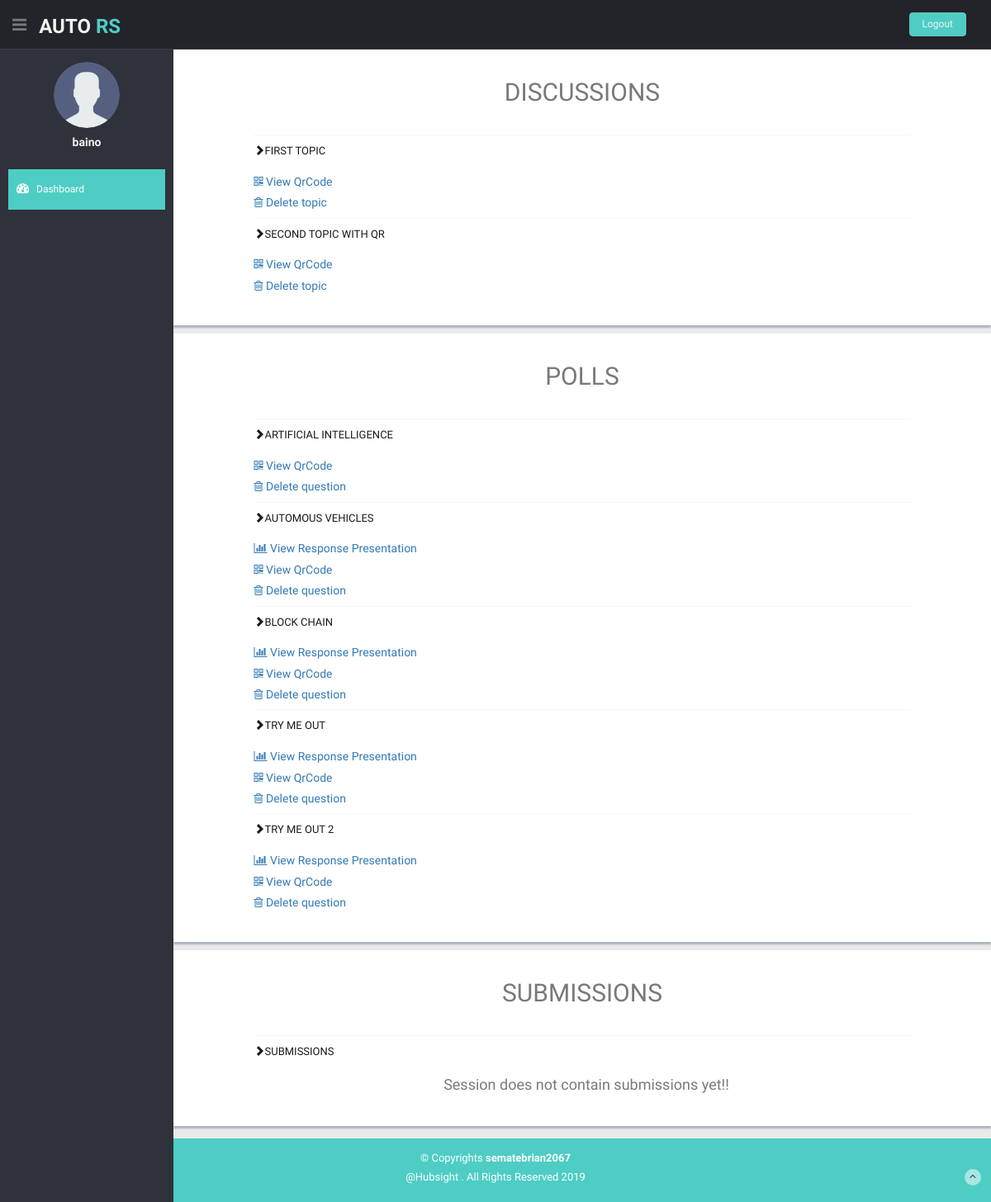
/moderator/session/2/details/ (signed in), run on the app's committed database.
### Ars/models.py (models this page shows)
class Topic(models.Model):
    topic_name = models.CharField(max_length=250, null=False)
    session = models.ForeignKey(Session, on_delete=models.CASCADE)
    qr_link_name = models.CharField(max_length=25, null=True)
    presentation_name = models.CharField(max_length=25, null=True)

class Question(models.Model):
    option_type = models.CharField(max_length=12, null=True)
    question = models.CharField(max_length=350, null=False)
    session = models.ForeignKey(Session, on_delete=models.CASCADE)
    qr_link_name = models.CharField(max_length=25, null=True)
    presentation_name = models.CharField(max_length=25, null=True)

### Ars/decorators.py (the view)
    def wrapper(request, **kwargs):
        if request is not None:
            if request.method == "GET":
                return function(request, **kwargs)
            raise Exception("method not allowed.")
        raise Exception("request is null")

### moderator/sessionViews.py (called while the page is built)
@login_required
@Get_check
def sessionDetails(request,session_pk):
    details = {}
    session = get_session_by_id(session_pk)
    if session and (session.owner.id==request.user.id):
        details['polls']=session.question_set.all()
        details['topics']=session.topic_set.all()
        details['submissions']=session.submission_set.all()
        details['session_key']=session.session_key
    return render(request,'moderator/sessiondetails.html',details)

def get_session_by_id(pk):
    session={}
    try:
        session = Session.objects.get(id=pk)
    except Session.DoesNotExist:
        return false
    else:
        return session

### moderator/templates/moderator/sessiondetails.html (shortened to what this page needs)
{% extends 'moderator/base.html'%}
{%block body%}
<section id="main-content">
  <section class="wrapper">
    <div class="row content-panel">
      <h2 class="centered">DISCUSSIONS</h2>
      <div class="col-md-10 col-md-offset-1 mt mb">
        <div class="accordion" id="accordion1">
          {%for topic in topics%}
          <div class="accordion-group">
            <div class="accordion-heading">
              <a class="accordion-toggle" data-toggle="collapse" data-parent="#accordion1" href="#collapseTopic-{{topic.id}}">
                <em class="glyphicon glyphicon-chevron-right icon-fixed-width"></em>{{topic.topic_name}}
                </a>
            </div>
            <div id="collapseTopic-{{topic.id}}" class="accordion-body collapse in">
              <div class="accordion-inner">
                {%if topic.qr_link_name is not None %}
                <a href="{% url 'Ars:qrcode_details' session_key topic.qr_link_name %}">
                  <h5><i class="fa fa-qrcode"></i> View QrCode</h5>
                </a>
                {%endif%}
                <a href="#" onclick="
                var result = confirm('Are you sure you wish to delete this topic?');
                    if( result ){
                            event.preventDefault();
                            document.getElementById('delete-form-topic-{{topic.id}}').submit();
                    }
                        " >
                    <h5><i class="fa fa-trash-o"></i> Delete topic</h5>
                </a>
              </div>
            </div>
          </div>
          {%empty%}
          <p>
            <h4 class="centered">
            Session does not contain any topics yet!!
            </h4>
          </p>
          {%endfor%}
        </div>
      </div>
    </div>
    <div class="row">
    </div>
    <div class="row content-panel">
      <h2 class="centered">POLLS</h2>
      <div class="col-md-10 col-md-offset-1 mt mb">
        <div class="accordion" id="accordion2">
          {%for poll in polls%}
          <div class="accordion-group">
            <div class="accordion-heading">
              <a class="accordion-toggle" data-toggle="collapse" data-parent="#accordion2" href="#collapsePoll-{{poll.id}}">
                <em class="glyphicon glyphicon-chevron-right icon-fixed-width"></em>{{poll.question}}
                </a>
            </div>
            <div id="collapsePoll-{{poll.id}}" class="accordion-body collapse in">
              <div class="accordion-inner">
                {%if poll.presentation_name is not None %}
                <a href="{% url 'moderator:viewPresentation' poll.presentation_name %}">
                  <h5><i class="fa fa-bar-chart"></i> View Response Presentation</h5>
                </a>
                {% endif %}
                {%if poll.qr_link_name is not None %}
                <a href="{% url 'Ars:qrcode_details' session_key poll.qr_link_name %}">
                  <h5><i class="fa fa-qrcode"></i> View QrCode</h5>
                </a>
                {%endif%}
                <a href="#" onclick="
                var result = confirm('Are you sure you wish to delete this question?');
                    if( result ){
                            event.preventDefault();
                            document.getElementById('delete-form-poll-{{poll.id}}').submit();
                    }
                        " >
                    <h5><i class="fa fa-trash-o"></i> Delete question</h5>
                </a>
            </div>
            </div>
          </div>
          {%empty%}
          <p>
            <h4 class="centered">
            Session does not contain polls yet!!
            </h4>
          </p>
          {%endfor%}
        </div>
      </div>
    </div>
    <div class="row">
    </div>
    <div class="row content-panel">
      <h2 class="centered">SUBMISSIONS</h2>
      <div class="col-md-10 col-md-offset-1 mt mb">
        <div class="accordion" id="accordion3">
          <div class="accordion-group">
            <div class="accordion-heading">
              <a class="accordion-toggle" data-toggle="collapse" data-parent="#accordion3" href="#collapseOne3">
                <em class="glyphicon glyphicon-chevron-right icon-fixed-width"></em>Submissions
                </a>
            </div>
            <div id="collapseOne3" class="accordion-body collapse in">
              <div class="accordion-inner">
                {%for submission in submissions%}
                <a href="#">
                  <h5><i class="fa fa-bar-chart"></i> View Response Presentation</h5>
                </a>
                <a href="#">
                  <h5><i class="fa fa-qrcode"></i> View QrCode</h5>
                </a>
                {%empty%}
                <p>
                  <h4 class="centered">
                  Session does not contain submissions yet!!
                  </h4>
                </p>
                {%endfor%}
            </div>
            </div>
          </div>
        </div>
      </div>
    </div>
  </section>
</section>
{%endblock%}

### moderator/templates/moderator/base.html (shortened to what this page needs)
<!DOCTYPE html>
<html lang="en">
<head>
  {% load staticfiles %}
  <link href="{% static 'moderator/lib/bootstrap/css/bootstrap.min.css' %}" rel="stylesheet">
  <link href="{% static 'moderator/lib/font-awesome/css/font-awesome.css' %}" rel="stylesheet" />
  <link rel="stylesheet" type="text/css" href="{% static 'moderator/css/zabuto_calendar.css' %}">
  <link rel="stylesheet" type="text/css" href="{% static 'moderator/lib/gritter/css/jquery.gritter.css' %}" />
  <link href="{% static 'moderator/lib/advanced-datatable/css/demo_page.css' %} " rel="stylesheet" />
  <link href="{% static 'moderator/lib/advanced-datatable/css/demo_table.css' %}" rel="stylesheet" />
  <link rel="stylesheet" href="{% static 'moderator/lib/advanced-datatable/css/DT_bootstrap.css' %}" />
  <link href="{% static 'moderator/css/style.css' %}" rel="stylesheet">
  <link href="{% static 'moderator/css/style-responsive.css' %}" rel="stylesheet">
</head>
<body>
  <section id="container">
    <header class="header black-bg">
      <div class="sidebar-toggle-box">
        <div class="fa fa-bars tooltips" data-placement="right" data-original-title="Toggle Navigation"></div>
      </div>
      <a href="index.html" class="logo"><b>AUTO<span> RS</span></b></a>
      <div class="top-menu">
        <ul class="nav pull-right top-menu">
          <li><a class="logout" href="{% url "UserAuth:logout" %}">Logout</a></li>
        </ul>
      </div>
    </header>
    <aside>
      <div id="sidebar" class="nav-collapse ">
        <ul class="sidebar-menu" id="nav-accordion">
          <p class="centered"><a href="profile.html"><img src="{% static 'moderator/img/user.png' %}" class="img-circle" width="80"></a></p>
          <h5 class="centered">{{request.user.username}}</h5>
          <li class="mt">
            <a class="active" href="{%url 'moderator:index'%}">
              <i class="fa fa-dashboard"></i>
              <span>Dashboard</span>
              </a>
          </li>
        </ul>
      </div>
    </aside>
    {% block body %}
    {% endblock %}
    <footer class="site-footer">
      <div class="text-center">
        <p>
          &copy; Copyrights <strong>sematebrian2067</strong>
          <p>
            @Hubsight . All Rights Reserved
          </p>
        </p>
        <a href="#" class="go-top">
          <i class="fa fa-angle-up"></i>
          </a>
      </div>
    </footer>
  </section>
</body>
</html>

### moderator/static/moderator/css/style.css (style rules this page uses)
body { color: #797979; background: #eaeaea; font-family: 'Ruda', sans-serif; padding: 0px !important; margin: 0px !important; font-size:13px; }
ul li { list-style: none; }
a, a:hover, a:focus { text-decoration: none; outline: none; }
#container { width: 100%; height: 100%; }
.accordion-heading .accordion-toggle { display: block; cursor: pointer; border-top: 1px solid #F5F5F5; padding: 5px 0px; line-height: 28.75px; text-transform: uppercase; color: #1a1a1a; background-color: #ffffff; outline: none !important; text-decoration: none; }
.centered { text-align: center; }
.mt { margin-top: 25px; }
.mb { margin-bottom: 25px; }
ul.top-menu > li > .logout { color: #f2f2f2; font-size: 12px; border-radius: 4px; -webkit-border-radius: 4px; border: 1px solid #64c3c2 !important; padding: 5px 15px; margin-right: 15px; background: #4ECDC4; margin-top: 15px; }
#sidebar { width: 210px; height: 100%; position: fixed; background: #2f323a; }
#sidebar h5 { color: #f2f2f2; font-weight: 700; }
#sidebar ul li { position: relative; }
ul.sidebar-menu , ul.sidebar-menu li ul.sub { margin: -2px 0 0; padding: 0; }
ul.sidebar-menu { margin-top: 75px; }
ul.sidebar-menu li { margin-bottom: 5px; margin-left:10px; margin-right:10px; }
ul.sidebar-menu li a span { display: inline-block; }
ul.sidebar-menu li a { color: #aeb2b7; text-decoration: none; display: block; padding: 15px 0 15px 10px; font-size: 12px; outline: none; -webkit-transition: all 0.3s ease; -moz-transition: all 0.3s ease; -o-transition: all 0.3s ease; -ms-transition: all 0.3s ease; transition: all 0.3s ease; }
ul.sidebar-menu li a.active, ul.sidebar-menu li a:hover, ul.sidebar-menu li a:focus { background: #4ECDC4; color: #fff; display: block; -webkit-transition: all 0.3s ease; -moz-transition: all 0.3s ease; -o-transition: all 0.3s ease; -ms-transition: all 0.3s ease; transition: all 0.3s ease; }
ul.sidebar-menu li a i { font-size: 15px; padding-right: 6px; }
ul.sidebar-menu li a.active i { color: #fff; }
#main-content { margin-left: 210px; }
.header, .footer { min-height: 60px; padding: 0 15px; }
.header { position: fixed; left: 0; right: 0; z-index: 1002; }
.black-bg { background: #22242a; border-bottom: 1px solid #393d46; }
.wrapper { display: inline-block; margin-top: 60px; padding-left: 15px; padding-right: 15px; padding-bottom: 15px; padding-top: 0px; width: 100%; }
a.logo { font-size: 24px; color: #f2f2f2; float: left; margin-top: 15px; text-transform: uppercase; }
a.logo b { font-weight: 900; }
a.logo span { color: #4ECDC4; }
#top_menu .nav > li, ul.top-menu > li { float: left; }
ul.top-menu > li > a { color: #666666; font-size: 16px; border-radius: 4px; -webkit-border-radius: 4px; border:1px solid #666666 !important; padding: 2px 6px; margin-right: 15px; }
.sidebar-toggle-box { float: left; padding-right: 15px; margin-top: 20px; }
.sidebar-toggle-box .fa-bars { cursor: pointer; display: inline-block; font-size: 20px; }
.content-panel { background: #ffffff; box-shadow: 0px 3px 2px #aab2bd; padding-top: 15px; padding-bottom: 5px; }
.content-panel h4 { margin-left: 10px; }
.site-footer { background: #4ECDC4; color: #fff; padding: 15px 0; }
.site-footer p { margin-bottom: 5px; }
.go-top { margin-right: 1%; margin-top: -25px; float: right; background: rgba(255,255,255,.5); width: 20px; height: 20px; border-radius: 50%; -webkit-border-radius: 50%; }
.go-top i { color: #2A3542; }

### moderator/templates/moderator/base.html (style rules this page uses)
html { background-color: #ffffff; }

### data on the page
Topic: topic_name "FIRST TOPIC", shows "View QrCode"
Topic: topic_name "SECOND TOPIC WITH QR", shows "View QrCode"
Question: question "ARTIFICIAL INTELLIGENCE", shows "View QrCode"
Question: question "AUTOMOUS VEHICLES", presentation_name "View Response Presentation", shows "View QrCode"
Question: question "BLOCK CHAIN", presentation_name "View Response Presentation", shows "View QrCode"
Question: question "TRY ME OUT", presentation_name "View Response Presentation", shows "View QrCode"
Question: question "TRY ME OUT 2", presentation_name "View Response Presentation", shows "View QrCode"

### other printed values
{{ request.user.username }} "baino"
